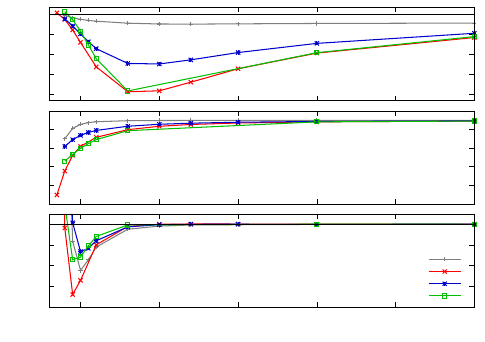

Write the gnuplot code that produced this figure.
reset
set terminal cairolatex size 4.85,3.43 
set output 'scan_H.tex'

# Multiplot layout setup
set multiplot layout 3,1 margins 0.1,0.98,0.1,0.98 spacing 0,0.03

# First plot
#set xlabel 'Distance (\AA)'
set ylabel 'Energy (meV)' offset -1,0
set yrange [-65:5]
set xrange [3:30]
set xtics format ''
set ytics 15 format '%.0f'
linew=3
set pointsize 0.5
unset key
set label "DBS" at graph 0.5, graph 0.1 center

p 'CH4.dat' u 1:($4*1000) w lp lw linew lc rgb "grey50" notitle, \
    'H2O_Hfirst.dat' u 1:($4*1000) w lp lw linew lc rgb "red" notitle, \
    'NH3_Hfirst.dat' u 1:($4*1000) w lp lw linew lc rgb "medium-blue" notitle, \
    'HF_Hfirst.dat' u 1:($4*1000) w lp lw linew lc rgb "web-green" notitle, \
    0 w l lw 1 lc rgb "black" notitle

# Second plot
set ylabel 'Energy (eV)' offset 0,0
set yrange [-2.6:-1.6]
set xrange [3:30]
set ytics 0.2 format "%.1f"
unset label
set label "VBS" at graph 0.5, graph 0.1 center

p 'CH4.dat' u 1:($3) w lp lw linew lc rgb "grey50" notitle, \
    'H2O_Hfirst.dat' u 1:($3) w lp lw linew lc rgb "red" notitle, \
    'NH3_Hfirst.dat' u 1:($3) w lp lw linew lc rgb "medium-blue" notitle, \
    'HF_Hfirst.dat' u 1:($3) w lp lw linew lc rgb "web-green" notitle

# Third plot

set xtics format
set ytics 2 format "%.1f"
set xlabel 'Distance (\AA)'
set ylabel 'Energy (meV)'
set xrange [3:30]
set yrange [-8:1]
set key bottom right
unset label
set label "Interaction Energy" at graph 0.5, graph 0.1 center

# Plot differences from converged values
p 'CH4.dat' u 1:(($2+688.52387389)*1000) w lp lw linew lc rgb "grey50" title '$\mathrm{CH}_4$', \
    'H2O_Hfirst.dat' u 1:(($2+724.41877228)*1000) w lp lw linew lc rgb "red" title '$\mathrm{H}_2\mathrm{O}$', \
    'NH3_Hfirst.dat' u 1:(($2+704.56189668)*1000) w lp lw linew lc rgb "medium-blue" title '$\mathrm{NH}_3$', \
    'HF_Hfirst.dat' u 1:(($2+748.41555763)*1000) w lp lw linew lc rgb "web-green" title 'HF', \
    0 w l lw 1 lc rgb "black" notitle
    
# End multiplot
unset multiplot
set output
set terminal pop